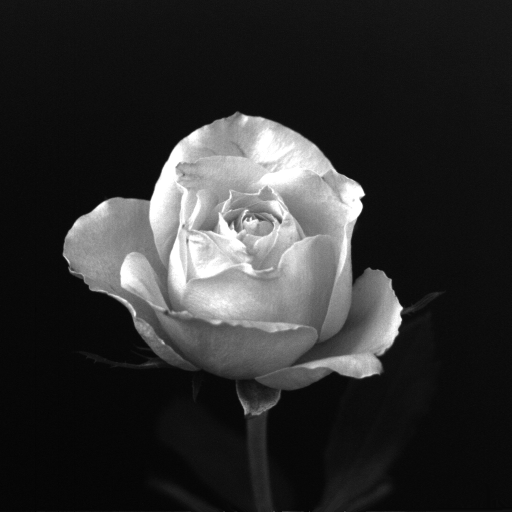
#> input picture Images/Ejercicio_interpolation/Fig0219.tif, 1024 x 1024 px, found by its file name (shown at 1/2 size)
$ jupyter execute Ejercicio_interpolation.ipynb
#> lines starting #> are read from the running program, lines starting #| are printed output that depends on the picture
<a href="https://colab.research.google.com/github/JLMR-Code-Creator/Taller_VC_Codigo/blob/main/Ejercicio_interpolation.ipynb" target="_parent"></a>

[cell 1]
from google.colab import files
uploaded = files.upload()
#> the answer given: Fig0219.tif
for fn in uploaded.keys():
  print('User uploaded file "{name}" with length {length} bytes'.format(
      name=fn, length=len(uploaded[fn])))

[cell 2]
import cv2
import numpy as np
from matplotlib import pyplot as plt

img = cv2.imread('Fig0219.tif', 0)
#> img is the input picture: shape (1024, 1024); min 0, max 255, mean 46.8

width = 128
height = 128
dim128 = (width, height)
dim64 = (64, 64)
dim32 = (32, 32)

scaled_LINEAR_128 = cv2.resize(img, dim128, interpolation=cv2.INTER_LINEAR)
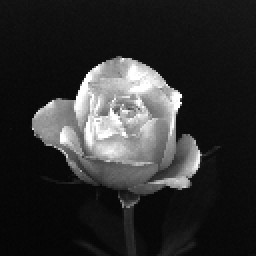
#> scaled_LINEAR_128: shape (128, 128) (shown 2 times larger); min 4, max 255, mean 47
scaled_LINEAR_64 = cv2.resize(img, dim64, interpolation=cv2.INTER_LINEAR)
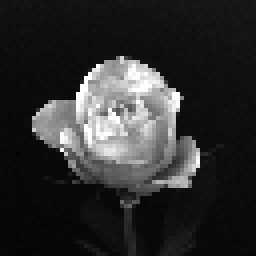
#> scaled_LINEAR_64: shape (64, 64) (shown 4 times larger); min 2, max 255, mean 46.7
scaled_LINEAR_32 = cv2.resize(img, dim32, interpolation=cv2.INTER_LINEAR)
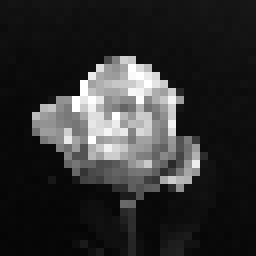
#> scaled_LINEAR_32: shape (32, 32) (shown 8 times larger); min 5, max 255, mean 47.1

scaled_NEAREST_128 = cv2.resize(img, dim128, interpolation=cv2.INTER_NEAREST)
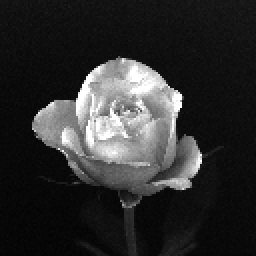
#> scaled_NEAREST_128: shape (128, 128) (shown 2 times larger); min 2, max 255, mean 46.7
scaled_NEAREST_64 = cv2.resize(img, dim64, interpolation=cv2.INTER_NEAREST)
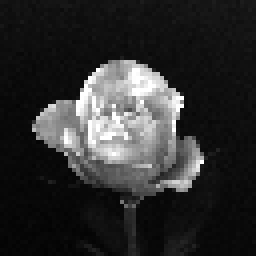
#> scaled_NEAREST_64: shape (64, 64) (shown 4 times larger); min 3, max 255, mean 46.7
scaled_NEAREST_32 = cv2.resize(img, dim32, interpolation=cv2.INTER_NEAREST)
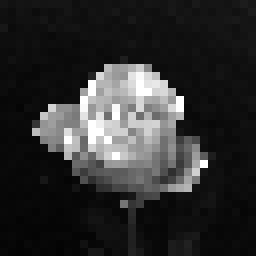
#> scaled_NEAREST_32: shape (32, 32) (shown 8 times larger); min 3, max 255, mean 46.5

# scaled2 = cv2.resize(rotated30, dim, interpolation=cv2.INTER_CUBIC)

plt.subplot(2,3,1),plt.imshow(scaled_LINEAR_128, cmap='gray'), plt.title('a')
plt.xticks([]), plt.yticks([])
plt.subplot(2,3,2),plt.imshow(scaled_LINEAR_64, cmap='gray'), plt.title('b')
plt.xticks([]), plt.yticks([])
plt.subplot(2,3,3),plt.imshow(scaled_LINEAR_32, cmap='gray'), plt.title('c')
plt.xticks([]), plt.yticks([])
plt.subplot(2,3,4),plt.imshow(scaled_NEAREST_128, cmap='gray'), plt.title('d')
plt.xticks([]), plt.yticks([])
plt.subplot(2,3,5),plt.imshow(scaled_NEAREST_64, cmap='gray'), plt.title('e')
plt.xticks([]), plt.yticks([])
plt.subplot(2,3,6),plt.imshow(scaled_NEAREST_32, cmap='gray'), plt.title('f')
plt.xticks([]), plt.yticks([])
plt.show()
